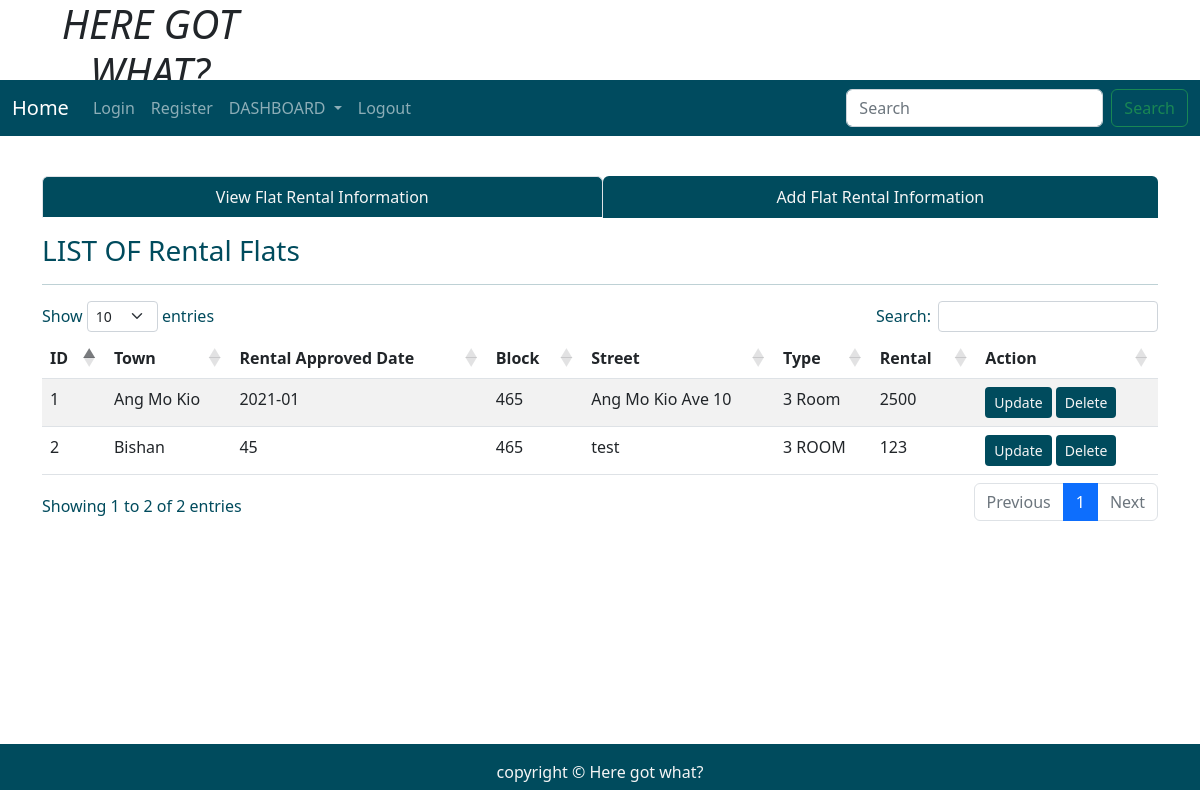
/rentalinfo, run on the app's committed database.
### tables this page shows
CREATE TABLE "rental" (
	"id"	INTEGER,
	"town"	TEXT,
	"rent_approve_date"	TEXT,
	"block"	TEXT,
	"street"	TEXT,
	"type"	TEXT,
	"monthly_rent"	TEXT,
	FOREIGN KEY("town") REFERENCES "population"("town"),
	PRIMARY KEY("id" AUTOINCREMENT)
);

### application.py (the view)
@application.route('/rentalinfo', methods = ["POST", "GET"])
def rentalinfo():
    user = get_active_user()
    db = get_database()
    rental_cur = db.execute('Select * from rental')
    allrental = rental_cur.fetchall()
    return render_template('rentalDashboard.html', user = user, allrental = allrental)

### application.py (called while the page is built)
@application.teardown_appcontext
def close_database(error):
    if hasattr(g, 'ICT2103Web_db'):
        g.ICT2103Web_db.close()

def get_active_user():
    user = None
    if 'user' in session:
        user = session['user']
        db = get_database()
        user_cur = db.execute('select * from users where name =?', [user])
        user = user_cur.fetchone()
    return user

### database.py (called while the page is built)
def connect_to_database():
    sql = sqlite3.connect('C:/ICT2103Web/ICT2103Web.db')
    sql.row_factory = sqlite3.Row
    return sql

def get_database():
    if not hasattr(g, 'ICT2103Web_db'):
        g.ICT2103Web_db = connect_to_database()
    return  g.ICT2103Web_db

### templates/rentalDashboard.html (shortened to what this page needs)
<!DOCTYPE html>
<html lang="en">
<head>
    <link rel="stylesheet" href="https://cdnjs.cloudflare.com/ajax/libs/font-awesome/4.7.0/css/font-awesome.min.css">
    <link href="https://cdn.jsdelivr.net/npm/bootstrap@5.1.3/dist/css/bootstrap.min.css" rel="stylesheet"
>
    <link rel="stylesheet" href="{{ url_for('static', filename='home.css')}}" type="text/css">
    <link rel="stylesheet" href="https://cdnjs.cloudflare.com/ajax/libs/twitter-bootstrap/5.2.0/css/bootstrap.min.css">
    <link rel="stylesheet" href="https://cdn.datatables.net/1.12.1/css/dataTables.bootstrap5.min.css">
</head>
<body>
    <div class="parent">
        <div class="child child1">
            <h1 class="text-center"><i>HERE GOT WHAT?</i></h1>
        </div>
        <div class="child child3 dropdown">
            <nav class="navbar navbar-expand-lg navbar-dark" style="background-color: #004b5f;">
                <div class="container-fluid">
                    <a class="navbar-brand" href="{{url_for('index')}}">Home</a>
                    <div class="collapse navbar-collapse" id="navbarSupportedContent">
                        <ul class="navbar-nav me-auto mb-2 mb-lg-0">
                            <li class="nav-item">
                                <a class="nav-link" aria-current="page" href="{{url_for('userLogin')}}">Login</a>
                            </li>
                            <li class="nav-item">
                                <a class="nav-link" href="{{url_for('userRegister')}}">Register</a>
                            </li>
                            <li class="nav-item dropdown">
                                <a class="nav-link dropdown-toggle" href="#" id="navbarDropdown" role="button"
                                    data-bs-toggle="dropdown" aria-expanded="false">
                                    DASHBOARD
                                </a>
                            </li>
                            <li class="nav-item">
                                <a class="nav-link" href="#">Logout</a>
                            </li>
                        </ul>
                        <form class="d-flex">
                            <input class="form-control me-2" type="search" placeholder="Search" aria-label="Search">
                            <button class="btn btn-outline-success" type="submit">Search</button>
                        </form>
                    </div>
                </div>
            </nav>
        </div>
        <div class="child child5" style="color:rgb(0, 75, 93);">
        </div>
        <div class="child child6  container" style="color:rgb(0, 75, 93);">
            <ul class="nav nav-tabs nav-fill mb-3 dropdown">
                <li class="nav-item">
                    <a class="nav-link active" aria-current="page" href="{{ url_for('rentalinfo')}}"
                        style=" background-color:rgb(0, 75, 93); color:whitesmoke;">View Flat Rental Information</a>
                </li>
                <li class="nav-item">
                    <a class="nav-link" href="{{ url_for('addnewrental')}}"
                        style=" background-color:rgb(0, 75, 93); color:whitesmoke;">Add Flat Rental Information</a>
                </li>
            </ul>
            <div class="table-responsive-lg caption-top">
                <caption>
                    <h3>LIST OF Rental Flats</h3>
                </caption>
                <hr>
                <table class="table table-striped " id="example">
                    <thead>
                        <tr>
                            <th scope="col">ID</th>
                            <th scope="col">Town</th>
                            <th scope="col">Rental Approved Date</th>
                            <th scope="col">Block</th>
                            <th scope="col">Street</th>
                            <th scope="col">Type</th>
                            <th scope="col">Rental</th>
                            <th scope="col">Action</th>
                        </tr>
                    </thead>
                    <tbody>
                        <tr>
                            {% for rental in allrental %}
                            <td scope="row">{{ rental['id'] }}</td>
                            <td scope="row">{{ rental['town'] }}</td>
                            <td scope="row">{{ rental['rent_approve_date'] }}</td>
                            <td scope="row">{{ rental['block'] }}</td>
                            <td scope="row">{{ rental['street'] }}</td>
                            <td scope="row">{{ rental['type'] }}</td>
                            <td scope="row">{{ rental['monthly_rent'] }}</td>
                            <td><a class="btn btn-sm" style="background-color:rgb(0, 75, 93); color:whitesmoke;"
                                    href="{{url_for('fetchonerental', id = rental['id'])}}">Update</a>
                                <a class="btn btn-sm" style="background-color:rgb(0, 75, 93); color:whitesmoke;"
                                    href="{{url_for('deleterental', id = rental['id'])}}">Delete</a>
                            </td>
                        </tr>
                        {% endfor %}
                    </tbody>
                </table>
            </div>
        </div>
        <div class="child child7" style="background-color:rgb(0, 75, 93); color:whitesmoke;">
            <p class="p-3 text-center">copyright &copy Here got what?</p>
        </div>
    </div>
</body>
</html>

### static/home.css (style rules this page uses)
html, body { height: 100%; background-color:whitesmoke; color:rgb(0, 75, 93); }
.parent { height: 100%; display: grid; grid-template-columns: repeat(4, 1fr); grid-template-rows: 10% 5% 7% auto 7%; }
.child { margin-bottom: 10px; }
.child1 { grid-column: 1/2; grid-row: 1/2; }
.child3 { grid-column: 1/-1; grid-row: 2/3; }
.child5 { grid-column: 4/5; grid-row: 3/4; text-align: center; }
.child6 { grid-column: 1/-1; grid-row: 4/5; }
.child7 { grid-column: 1/-1; grid-row: 5/6; }

### data on the page
rental: id "1", town "Ang Mo Kio", rent_approve_date "2021-01", block "465", street "Ang Mo Kio Ave 10", type "3 Room", monthly_rent "2500"
rental: id "2", town "Bishan", rent_approve_date "45", block "465", street "test", type "3 ROOM", monthly_rent "123"
